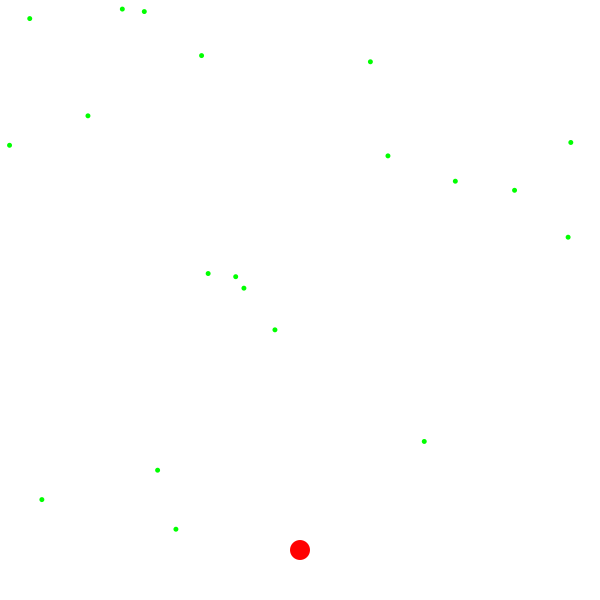
Frame 1 (no input)
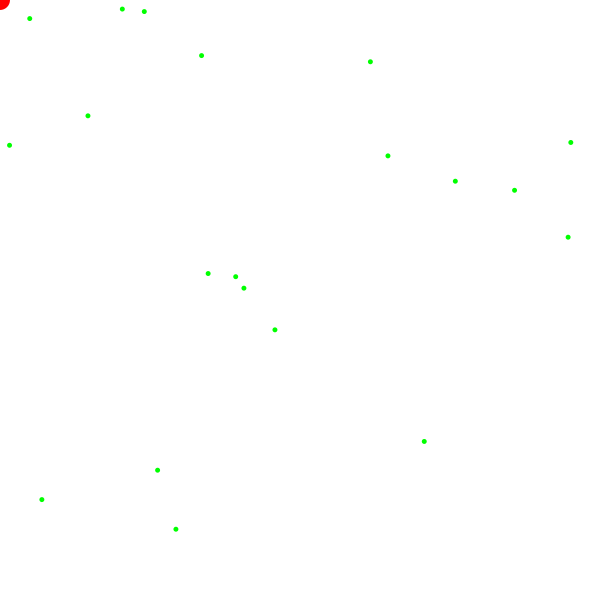
Frame 60 (the mouse pressed at the canvas centre just before this capture)
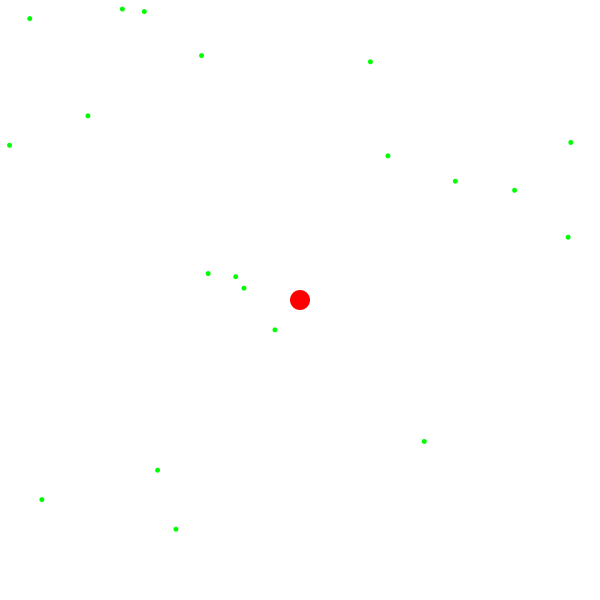
Frame 120 (the mouse held since frame 60 and released just before this capture)

The Processing sketch that drew these frames (run headless with seeded random() and noise(); from frame 60 on, the mouse is pressed at the canvas centre):

// Processing sketch: pacman
// ── pacman.pde
Jugador bolita;
Alimento[] comidita;

void setup() {
  size(600, 600);
  background(255);
  
  bolita = new Jugador();
  comidita = new Alimento[20];
  
  for(int i = 0; i < 20; i++) {
    comidita[i] = new Alimento();
  }
}

void draw() {
  background(255);
  bolita.mostrarse();
  bolita.moverse(mouseX, mouseY);
  
  for(int i = 0; i < 20; i++) {
    comidita[i].mostrarse();
    comidita[i].revisarDistancia(bolita);
  }
}

// ── Alimento.pde
class Alimento {
  float x;
  float y;
  boolean visible;
  
  Alimento() {
    x = random(width);
    y = random(height);
    visible = true;
  }

  void mostrarse() {
    if(visible == true) {
      fill(0, 255, 0);
      circle(x, y, 5);
    }
  }
  
  void revisarDistancia(Jugador j){
    float distancia = dist(x, y, j.x, j.y);
    
    if(distancia < j.tam && visible == true) {
      visible = false;
      j.crecer();
      //desencadenamos todas las acciones
      //aumentar el puntaje
      //temrinar el juego
      //cambiar de nivel si se cumple x puntos
    }
  }

}

// ── Jugador.pde
class Jugador{
  int x;
  int y;
  int tam;
  
  //metdo constructor
  Jugador() {
    x = width/2;
    y = 550;
    tam = 20;
  }

  void mostrarse(){
    fill(255, 0, 0);
    noStroke();
    circle(x, y, tam);
  }
  
  void moverse(int mx, int my) {
    x = mx;
    y = my;
  }
  
  void crecer() {
    tam = tam + 3;
  }

}
